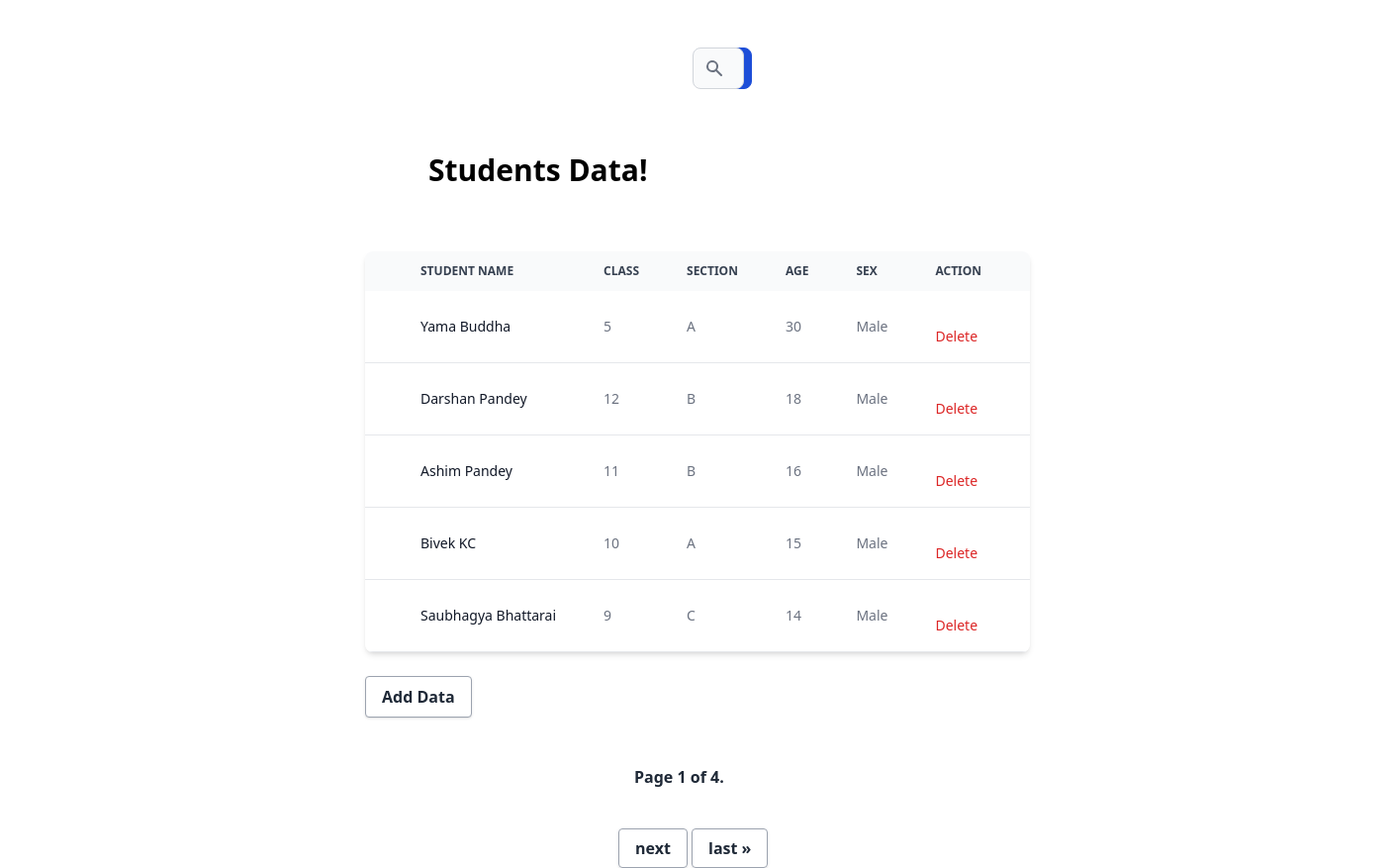
The page / on the database its author committed.
### myapp/models.py (models this page shows)
class Student(models.Model):
    Student_ID = models.AutoField(primary_key=True)
    Student_Name = models.CharField(max_length=100)
    Student_Class = models.IntegerField(choices=STUDENT_CLASS_CHOICE)
    Student_Age = models.IntegerField()
    Student_Section = models.CharField(max_length=20,choices=STUDENT_SECTION_CHOICE)
    Student_Sex = models.CharField(max_length=20,choices=STUDENT_SEX_CHOICE)

### myapp/views.py (the view)
# urls.py: path('',views.index, name='index'),
def index(request):
    students = Student.objects.all()
    paginator = Paginator(students, 5)
    page_number = request.GET.get('page')
    page_obj = paginator.get_page(page_number)
    return render(request, 'index.html', {'page_obj': page_obj})

### templates/index.html (shortened to what this page needs)
<!DOCTYPE html>
<html lang="en">
<head>
    <script src="https://cdn.tailwindcss.com"></script>
</head>
<body>
    <br><br>
    <form style="padding-left: 700px;padding-right:700px" class="flex items-center" action="{% url 'search' %}">
        <div class="relative w-full">
            <div class="flex absolute inset-y-0 left-0 items-center pl-3 pointer-events-none">
            </div>
            <input type="text" id="query"
                class="bg-gray-50 border border-gray-300 text-gray-900 text-sm rounded-lg focus:ring-blue-500 focus:border-blue-500 block w-full pl-10 p-2.5  dark:bg-gray-700 dark:border-gray-600 dark:placeholder-gray-400 dark:text-white dark:focus:ring-blue-500 dark:focus:border-blue-500"
                placeholder="Search" name="query">
        </div>
        <button type="submit"
            class="p-2.5 ml-2 text-sm font-medium text-white bg-blue-700 rounded-lg border border-blue-700 hover:bg-blue-800 focus:ring-4 focus:outline-none focus:ring-blue-300 dark:bg-blue-600 dark:hover:bg-blue-700 dark:focus:ring-blue-800"></button>
    </form>
    <div class="max-w-2xl mx-auto">
        <p class="font-bold text-3xl m-16 relative w-max one">
            <span>Students Data!</span>
        </p>
        <div class="w-full relative overflow-x-auto shadow-md sm:rounded-lg">
            <table class="w-full text-sm text-left text-gray-500 dark:text-gray-400">
                <thead class="text-xs text-gray-700 uppercase bg-gray-50 dark:bg-gray-700 dark:text-gray-400">
                    <tr>
                        <th scope="col" class="p-4">
                        </th>
                        <th scope="col" class="px-6 py-3">
                            Student Name
                        </th>
                        <th scope="col" class="px-6 py-3">
                            Class
                        </th>
                        <th scope="col" class="px-6 py-3">
                            Section
                        </th>
                        <th scope="col" class="px-6 py-3">
                            Age
                        </th>
                        <th scope="col" class="px-6 py-3">
                            Sex
                        </th>
                        <th scope="col" class="px-6 py-3">
                            Action
                        </th>
                    </tr>
                </thead>
                {% for std in page_obj %}
                <tbody>
                    <tr class="bg-white border-b dark:bg-gray-800 dark:border-gray-700 ">
                        <td class="w-4 p-4">
                        </td>
                        <th scope="row" class="px-6 py-4 font-medium text-gray-900 dark:text-white whitespace-nowrap">
                            {{std.Student_Name}}
                        </th>
                        <td class="px-6 py-4">
                            {{std.Student_Class}}
                        </td>
                        <td class="px-6 py-4">
                            {{std.Student_Section}}
                        </td>
                        <td class="px-6 py-4">
                            {{std.Student_Age}}
                        </td>
                        <td class="px-6 py-4">
                            {{std.Student_Sex}}
                        </td>
                        <td class="px-6 py-4">
                            <a class="text-white" href="edit/{{ std.Student_ID }}">Edit &nbsp</a>
                            <a class="text-red-600/100" href="deletestudent/{{ std.Student_ID }}">Delete</a>
                        </td>
                    </tr>
                </tbody>
                {% endfor %}
            </table>
        </div>
        <br>
        <button
            class="bg-white hover:bg-gray-100 text-gray-800 font-semibold py-2 px-4 border border-gray-400 rounded shadow">
            <a href="{% url 'adddata' %}">
                Add Data
            </a>
        </button>
    </div>
    <br><br>
    <div style="margin-left: 625px; margin-right: 625px;" class="pagination">
        <span class="step-links">
            <span class="bg-white text-gray-800 font-semibold py-2 px-4">
                Page {{ page_obj.number }} of {{ page_obj.paginator.num_pages }}.
            </span><br><br><br>
            {% if page_obj.has_next %}
            <a class="bg-white hover:bg-gray-100 text-gray-800 font-semibold py-2 px-4 border border-gray-400 rounded shadow"
                href="?page={{ page_obj.next_page_number }}">next</a>
            <a class="bg-white hover:bg-gray-100 text-gray-800 font-semibold py-2 px-4 border border-gray-400 rounded shadow"
                href="?page={{ page_obj.paginator.num_pages }}">last &raquo;</a>
            {% endif %}
        </span>
    </div>
</body>
</html>

### rows shown on the page
Student: Student_Name "Yama Buddha", Student_Class "5", Student_Section "A", Student_Age "30", Student_Sex "Male"
Student: Student_Name "Darshan Pandey", Student_Class "12", Student_Section "B", Student_Age "18", Student_Sex "Male"
Student: Student_Name "Ashim Pandey", Student_Class "11", Student_Section "B", Student_Age "16", Student_Sex "Male"
Student: Student_Name "Bivek KC", Student_Class "10", Student_Section "A", Student_Age "15", Student_Sex "Male"
Student: Student_Name "Saubhagya Bhattarai", Student_Class "9", Student_Section "C", Student_Age "14", Student_Sex "Male"

### other values the page prints
{{ page_obj.number }} "1"
{{ page_obj.paginator.num_pages }} "4"
